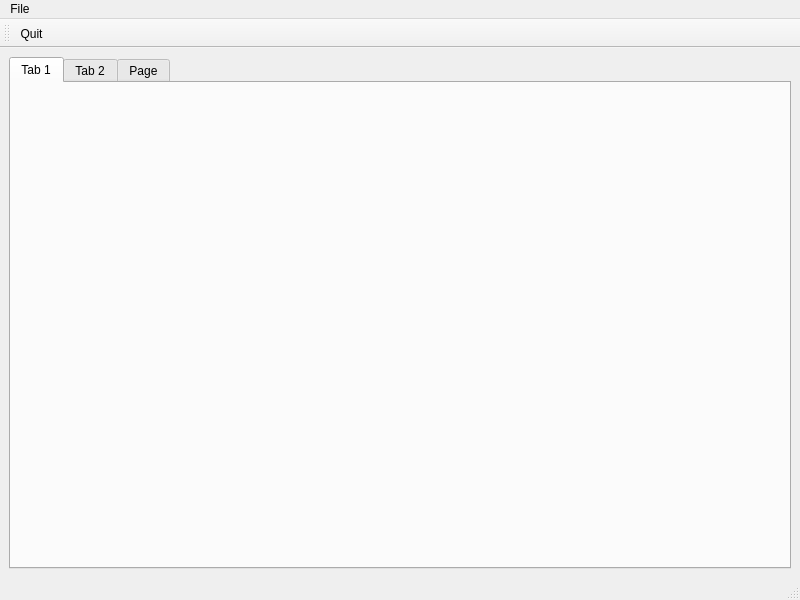
<?xml version="1.0" encoding="UTF-8"?>
<ui version="4.0">
 <class>MainWindow</class>
 <widget class="QMainWindow" name="MainWindow">
  <property name="geometry">
   <rect>
    <x>0</x>
    <y>0</y>
    <width>800</width>
    <height>600</height>
   </rect>
  </property>
  <property name="windowTitle">
   <string>MainWindow</string>
  </property>
  <widget class="QWidget" name="centralwidget">
   <layout class="QHBoxLayout" name="horizontalLayout">
    <item>
     <widget class="QTabWidget" name="tabWidget">
      <property name="currentIndex">
       <number>0</number>
      </property>
      <widget class="QWidget" name="ClientInfo">
       <attribute name="title">
        <string>Tab 1</string>
       </attribute>
      </widget>
      <widget class="QWidget" name="ProductInfo">
       <attribute name="title">
        <string>Tab 2</string>
       </attribute>
      </widget>
      <widget class="QWidget" name="OrderInfo">
       <attribute name="title">
        <string>Page</string>
       </attribute>
      </widget>
     </widget>
    </item>
   </layout>
  </widget>
  <widget class="QMenuBar" name="menubar">
   <property name="geometry">
    <rect>
     <x>0</x>
     <y>0</y>
     <width>800</width>
     <height>17</height>
    </rect>
   </property>
   <widget class="QMenu" name="menuFile">
    <property name="title">
     <string>File</string>
    </property>
    <addaction name="actionQuit"/>
    <addaction name="separator"/>
   </widget>
   <addaction name="menuFile"/>
  </widget>
  <widget class="QStatusBar" name="statusbar"/>
  <widget class="QToolBar" name="toolBar">
   <property name="windowTitle">
    <string>toolBar</string>
   </property>
   <attribute name="toolBarArea">
    <enum>TopToolBarArea</enum>
   </attribute>
   <attribute name="toolBarBreak">
    <bool>false</bool>
   </attribute>
   <addaction name="actionQuit"/>
  </widget>
  <action name="actionQuit">
   <property name="text">
    <string>Quit</string>
   </property>
  </action>
 </widget>
 <resources/>
 <connections/>
</ui>
